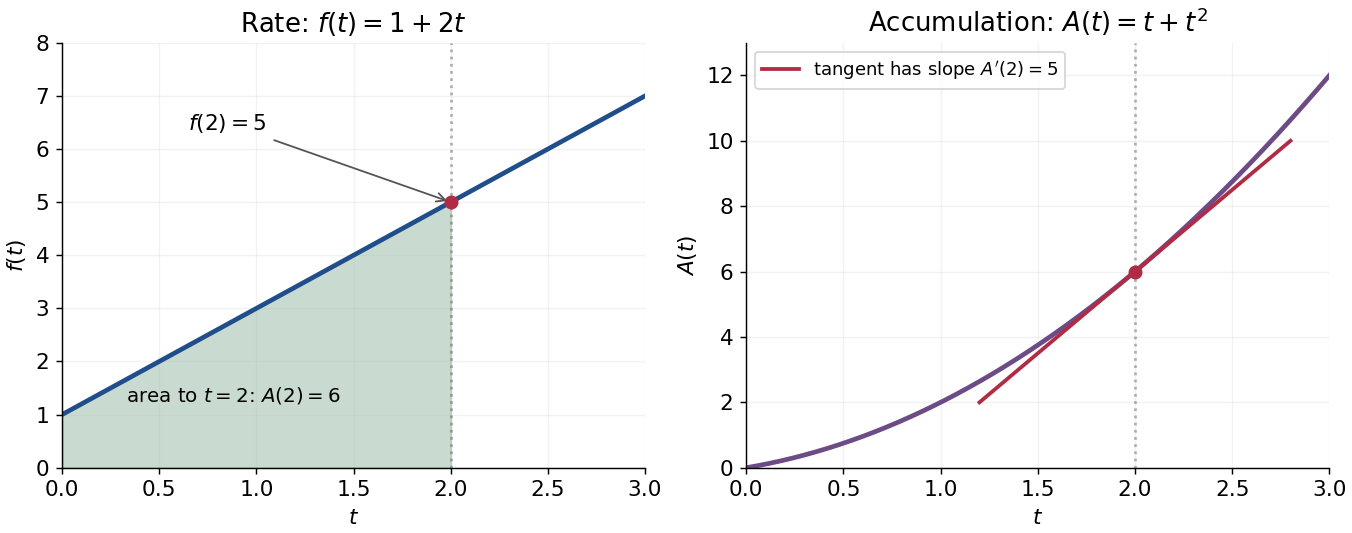

Python code for this plot:
"""Connect an instantaneous rate with its accumulation and tangent."""
from pathlib import Path

import matplotlib
matplotlib.use("Agg")
import matplotlib.pyplot as plt
import numpy as np

plt.rcParams.update({"font.size": 12, "axes.spines.top": False, "axes.spines.right": False})
fig, axes = plt.subplots(1, 2, figsize=(10.4, 4.1), dpi=130, constrained_layout=True)
fig.patch.set_facecolor("white")
t = np.linspace(0, 3, 500)
axes[0].plot(t, 1+2*t, color="#204e8a", linewidth=2.6)
area_t = np.linspace(0, 2, 300)
axes[0].fill_between(area_t, 0, 1+2*area_t, color="#94b8a3", alpha=.5)
axes[0].scatter([2], [5], color="#b02b43", s=45, zorder=5)
axes[0].axvline(2, color="#555555", alpha=.45, linestyle=":")
axes[0].annotate(r"$f(2)=5$", xy=(2, 5), xytext=(.65, 6.35),
                 arrowprops={"arrowstyle": "->", "color": "#555555"})
axes[0].text(.33, 1.25, r"area to $t=2$: $A(2)=6$", fontsize=11)
axes[0].set(xlim=(0, 3), ylim=(0, 8), xlabel=r"$t$", ylabel=r"$f(t)$",
            title=r"Rate: $f(t)=1+2t$")
axes[1].plot(t, t+t*t, color="#6d4b87", linewidth=2.6)
tangent_t = np.linspace(1.2, 2.8, 150)
axes[1].plot(tangent_t, 6+5*(tangent_t-2), color="#b02b43", linewidth=2.1,
             label=r"tangent has slope $A'(2)=5$")
axes[1].scatter([2], [6], color="#b02b43", s=45, zorder=5)
axes[1].axvline(2, color="#555555", alpha=.45, linestyle=":")
axes[1].set(xlim=(0, 3), ylim=(0, 13), xlabel=r"$t$", ylabel=r"$A(t)$",
            title=r"Accumulation: $A(t)=t+t^2$")
axes[1].legend(loc="upper left", fontsize=10)
for ax in axes:
    ax.set_facecolor("white")
    ax.grid(alpha=.16)
fig.savefig(Path.cwd() / "fundamental-theorem-calculus.png", facecolor="white", transparent=False)
plt.close(fig)
